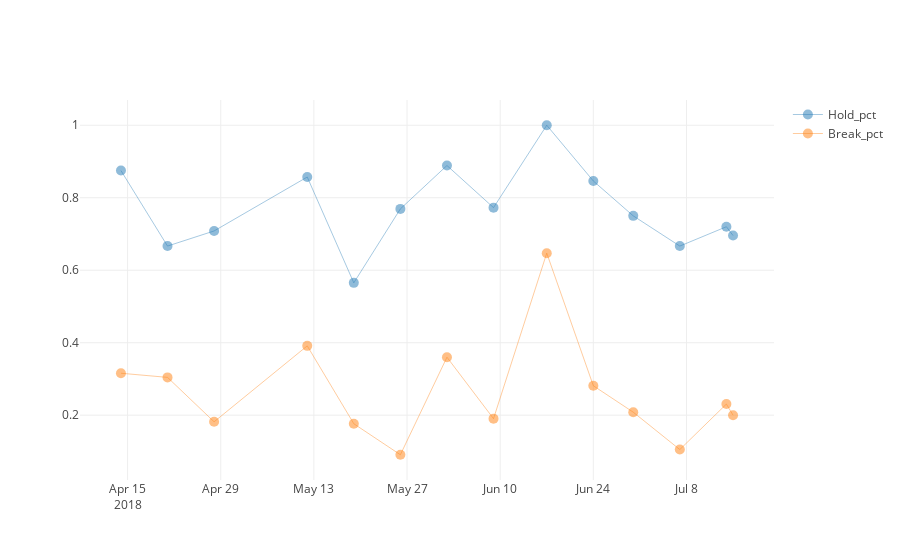

The notebook cell saved with this chart:
### Code cell
data = [
            go.Scatter(
            x=dff[dff.indicator == i]['date'],
            y=dff[dff.indicator == i]['value'],
            name=i,
            mode='markers+lines',
            marker={
                'size': 10,
                'opacity': 0.5,
                # 'line': {'width': 0}
            },
            line={'width': 0.4}
        ) for i in indicators
        ]

iplot(data)

### Figure 1 — Plotly figure (JSON) as saved in the notebook; plotly's stock layout.template omitted (floating-point values rounded to 4 significant figures)
{"data": [{"line": {"width": 0.4}, "marker": {"opacity": 0.5, "size": 10}, "mode": "markers+lines", "name": "Hold_pct", "type": "scatter", "uid": "9dfd5cd2-91e1-4fbd-9b5f-58e988070524", "x": ["2018-04-14", "2018-04-21", "2018-04-28", "2018-05-12", "2018-05-19", "2018-05-26", "2018-06-02", "2018-06-09", "2018-06-17", "2018-06-24", "2018-06-30", "2018-07-07", "2018-07-14", "2018-07-15"], "y": [0.875, 0.6667, 0.7083, 0.8571, 0.5652, 0.7692, 0.8889, 0.7727, 1, 0.8462, 0.75, 0.6667, 0.72, 0.6957]}, {"line": {"width": 0.4}, "marker": {"opacity": 0.5, "size": 10}, "mode": "markers+lines", "name": "Break_pct", "type": "scatter", "uid": "9a980755-5df7-4868-b5d1-31660e68244f", "x": ["2018-04-14", "2018-04-21", "2018-04-28", "2018-05-12", "2018-05-19", "2018-05-26", "2018-06-02", "2018-06-09", "2018-06-17", "2018-06-24", "2018-06-30", "2018-07-07", "2018-07-14", "2018-07-15"], "y": [0.3158, 0.3043, 0.1818, 0.3913, 0.1765, 0.09091, 0.36, 0.1905, 0.6471, 0.2812, 0.2083, 0.1053, 0.2308, 0.2]}], "layout": {}}
